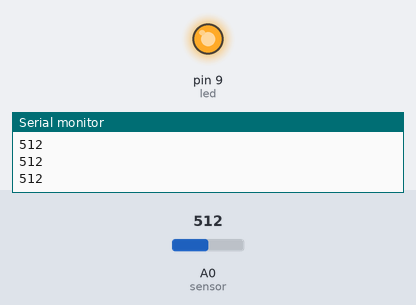
This sketch was run on a simulated Arduino Uno, built with avr-gcc and run on an emulated ATmega328P. Shown: output pins drawn as LEDs (lit = HIGH), the last lines printed to the serial monitor. Inputs (shaded band) come from the test bench; at power-on: A0 (sensor) = 512.

Above: at 1.2 s.
1.3 s: A0 (sensor) set to 590
2.8 s: A0 (sensor) set to 608
At 4.0 s:
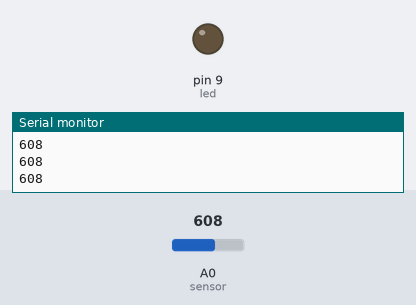
4.3 s: A0 (sensor) set to 511
At 5.1 s:
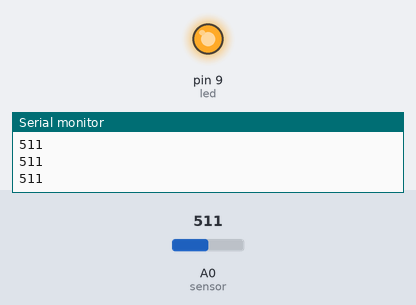
5.9 s: A0 (sensor) set to 610
At 7.4 s:
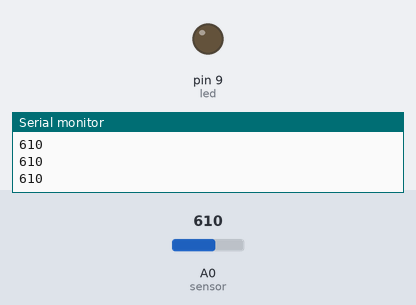
Timing chart, 0 to 8.4 s (numbered marks = the images above; inputs shaded):
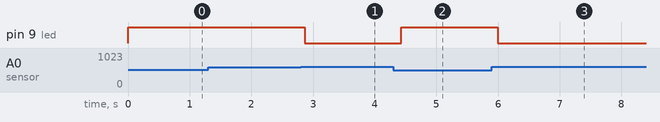

The sketch:

codigo_novo_LDR_Serial.ino
```cpp
int limiteDisparo = 600;  // Valor limite para ligar/desligar o LED
int led = 9;  // Pino do LED
int sensor = A0;  // Pino do fotoresistor (LDR)

void setup() {
  pinMode(led, OUTPUT);  // Define o LED como saída
  pinMode(sensor, INPUT);  // Define o LDR como entrada
  Serial.begin(9600);  // Inicia a comunicação serial
}

void loop(){
  int sensorValue = analogRead(sensor);  // Lê o valor do LDR
  digitalWrite(led, sensorValue < limiteDisparo ? HIGH : LOW);  // Controla o LED
  Serial.println(sensorValue);  // Imprime a leitura no monitor serial
  delay(130);  // Aguarda um pequeno intervalo
}
```

Measured:
- the behaviour switches between 599 and 600 on A0 (sensor) (found by bisection; images 0 and 1)
- after the input at 2.8 s, pin 9 (led): HIGH → LOW after 0.07 s
- after the input at 4.3 s, pin 9 (led): LOW → HIGH after 0.13 s
- after the input at 5.9 s, pin 9 (led): HIGH → LOW after 0.09 s
